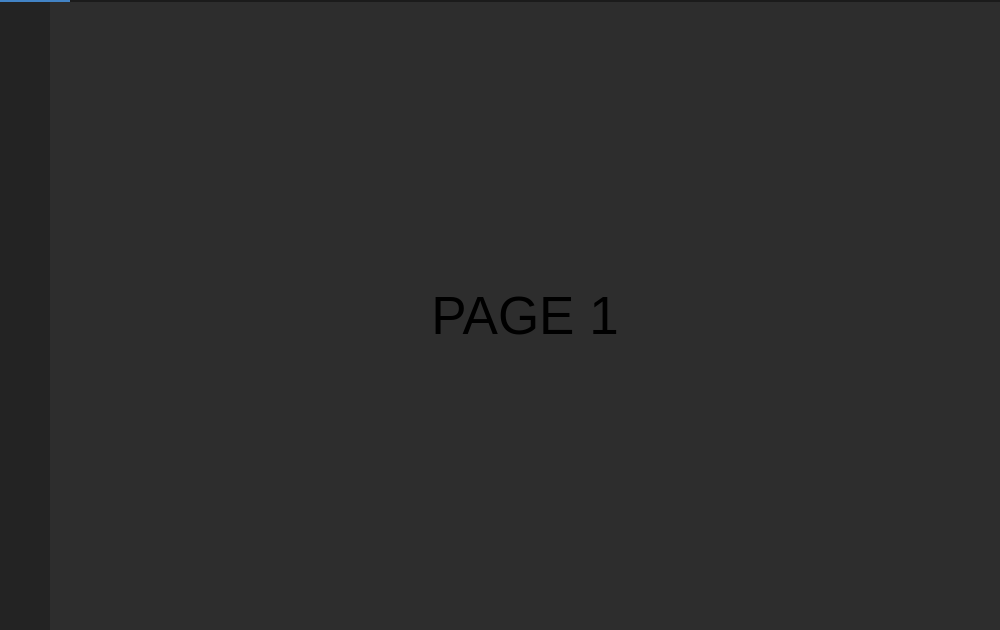
<?xml version="1.0" encoding="UTF-8"?>
<ui version="4.0">
 <class>MainWindow</class>
 <widget class="QMainWindow" name="MainWindow">
  <property name="geometry">
   <rect>
    <x>0</x>
    <y>0</y>
    <width>1000</width>
    <height>630</height>
   </rect>
  </property>
  <property name="minimumSize">
   <size>
    <width>1000</width>
    <height>500</height>
   </size>
  </property>
  <property name="windowTitle">
   <string>MainWindow</string>
  </property>
  <property name="styleSheet">
   <string notr="true">background-color: rgb(45, 45, 45);</string>
  </property>
  <widget class="QWidget" name="centralwidget">
   <layout class="QVBoxLayout" name="verticalLayout">
    <property name="spacing">
     <number>0</number>
    </property>
    <property name="leftMargin">
     <number>0</number>
    </property>
    <property name="topMargin">
     <number>0</number>
    </property>
    <property name="rightMargin">
     <number>0</number>
    </property>
    <property name="bottomMargin">
     <number>0</number>
    </property>
    <item>
     <widget class="QFrame" name="Top_Bar">
      <property name="maximumSize">
       <size>
        <width>16777215</width>
        <height>40</height>
       </size>
      </property>
      <property name="styleSheet">
       <string notr="true">background-color: rgb(35, 35, 35);</string>
      </property>
      <property name="frameShape">
       <enum>QFrame::NoFrame</enum>
      </property>
      <property name="frameShadow">
       <enum>QFrame::Raised</enum>
      </property>
      <layout class="QHBoxLayout" name="horizontalLayout">
       <property name="spacing">
        <number>0</number>
       </property>
       <property name="leftMargin">
        <number>0</number>
       </property>
       <property name="topMargin">
        <number>0</number>
       </property>
       <property name="rightMargin">
        <number>0</number>
       </property>
       <property name="bottomMargin">
        <number>0</number>
       </property>
       <item>
        <widget class="QFrame" name="frame_toggle">
         <property name="maximumSize">
          <size>
           <width>70</width>
           <height>40</height>
          </size>
         </property>
         <property name="styleSheet">
          <string notr="true">background-color: rgb(85, 170, 255);</string>
         </property>
         <property name="frameShape">
          <enum>QFrame::StyledPanel</enum>
         </property>
         <property name="frameShadow">
          <enum>QFrame::Raised</enum>
         </property>
         <layout class="QVBoxLayout" name="verticalLayout_2">
          <property name="spacing">
           <number>0</number>
          </property>
          <property name="leftMargin">
           <number>0</number>
          </property>
          <property name="topMargin">
           <number>0</number>
          </property>
          <property name="rightMargin">
           <number>0</number>
          </property>
          <property name="bottomMargin">
           <number>0</number>
          </property>
         </layout>
        </widget>
       </item>
       <item>
        <widget class="QFrame" name="frame_top">
         <property name="frameShape">
          <enum>QFrame::StyledPanel</enum>
         </property>
         <property name="frameShadow">
          <enum>QFrame::Raised</enum>
         </property>
        </widget>
       </item>
      </layout>
     </widget>
    </item>
    <item>
     <widget class="QFrame" name="Content">
      <property name="frameShape">
       <enum>QFrame::NoFrame</enum>
      </property>
      <property name="frameShadow">
       <enum>QFrame::Raised</enum>
      </property>
      <layout class="QHBoxLayout" name="horizontalLayout_2">
       <property name="spacing">
        <number>0</number>
       </property>
       <property name="leftMargin">
        <number>0</number>
       </property>
       <property name="topMargin">
        <number>0</number>
       </property>
       <property name="rightMargin">
        <number>0</number>
       </property>
       <property name="bottomMargin">
        <number>0</number>
       </property>
       <item>
        <widget class="QFrame" name="frame_left_menu">
         <property name="minimumSize">
          <size>
           <width>50</width>
           <height>0</height>
          </size>
         </property>
         <property name="maximumSize">
          <size>
           <width>50</width>
           <height>16777215</height>
          </size>
         </property>
         <property name="styleSheet">
          <string notr="true">background-color: rgb(35, 35, 35);</string>
         </property>
         <property name="frameShape">
          <enum>QFrame::NoFrame</enum>
         </property>
         <property name="frameShadow">
          <enum>QFrame::Raised</enum>
         </property>
         <property name="lineWidth">
          <number>0</number>
         </property>
         <layout class="QVBoxLayout" name="verticalLayout_3">
          <property name="spacing">
           <number>7</number>
          </property>
          <property name="leftMargin">
           <number>0</number>
          </property>
          <property name="topMargin">
           <number>0</number>
          </property>
          <property name="rightMargin">
           <number>0</number>
          </property>
          <property name="bottomMargin">
           <number>0</number>
          </property>
          <item>
           <widget class="QFrame" name="frame_top_menus">
            <property name="styleSheet">
             <string notr="true"/>
            </property>
            <property name="frameShape">
             <enum>QFrame::NoFrame</enum>
            </property>
            <property name="frameShadow">
             <enum>QFrame::Raised</enum>
            </property>
            <layout class="QVBoxLayout" name="verticalLayout_4">
             <property name="leftMargin">
              <number>11</number>
             </property>
             <property name="topMargin">
              <number>11</number>
             </property>
             <property name="rightMargin">
              <number>11</number>
             </property>
             <property name="bottomMargin">
              <number>11</number>
             </property>
             <item>
              <layout class="QGridLayout" name="top_menu_grid" rowstretch="0">
               <property name="leftMargin">
                <number>0</number>
               </property>
              </layout>
             </item>
            </layout>
           </widget>
          </item>
          <item>
           <widget class="QFrame" name="bottom_settings_frame">
            <property name="frameShape">
             <enum>QFrame::NoFrame</enum>
            </property>
            <property name="frameShadow">
             <enum>QFrame::Raised</enum>
            </property>
            <layout class="QVBoxLayout" name="verticalLayout_9">
             <item>
              <layout class="QGridLayout" name="lower_menu_grid">
               <item row="1" column="0">
                <spacer name="verticalSpacer">
                 <property name="orientation">
                  <enum>Qt::Vertical</enum>
                 </property>
                 <property name="sizeHint" stdset="0">
                  <size>
                   <width>20</width>
                   <height>40</height>
                  </size>
                 </property>
                </spacer>
               </item>
              </layout>
             </item>
            </layout>
           </widget>
          </item>
         </layout>
        </widget>
       </item>
       <item>
        <widget class="QFrame" name="frame_pages">
         <property name="frameShape">
          <enum>QFrame::NoFrame</enum>
         </property>
         <property name="frameShadow">
          <enum>QFrame::Raised</enum>
         </property>
         <layout class="QVBoxLayout" name="verticalLayout_5">
          <item>
           <widget class="QStackedWidget" name="stackedWidget">
            <property name="currentIndex">
             <number>0</number>
            </property>
            <widget class="QWidget" name="page_1">
             <layout class="QVBoxLayout" name="verticalLayout_7">
              <item>
               <widget class="QLabel" name="label_1">
                <property name="font">
                 <font>
                  <pointsize>40</pointsize>
                 </font>
                </property>
                <property name="text">
                 <string>PAGE 1</string>
                </property>
                <property name="alignment">
                 <set>Qt::AlignCenter</set>
                </property>
               </widget>
              </item>
             </layout>
            </widget>
            <widget class="QWidget" name="page_2">
             <layout class="QVBoxLayout" name="verticalLayout_6">
              <item>
               <widget class="QLabel" name="label_2">
                <property name="font">
                 <font>
                  <pointsize>40</pointsize>
                 </font>
                </property>
                <property name="styleSheet">
                 <string notr="true">color: #FFF;</string>
                </property>
                <property name="text">
                 <string>PAGE 2</string>
                </property>
                <property name="alignment">
                 <set>Qt::AlignCenter</set>
                </property>
               </widget>
              </item>
             </layout>
            </widget>
            <widget class="QWidget" name="page_3">
             <layout class="QVBoxLayout" name="verticalLayout_8">
              <item>
               <widget class="QLabel" name="label">
                <property name="font">
                 <font>
                  <pointsize>40</pointsize>
                 </font>
                </property>
                <property name="styleSheet">
                 <string notr="true">color: #FFF;</string>
                </property>
                <property name="text">
                 <string>PAGE 3</string>
                </property>
                <property name="alignment">
                 <set>Qt::AlignCenter</set>
                </property>
               </widget>
              </item>
             </layout>
            </widget>
           </widget>
          </item>
         </layout>
        </widget>
       </item>
      </layout>
     </widget>
    </item>
   </layout>
  </widget>
 </widget>
 <resources/>
 <connections/>
</ui>
